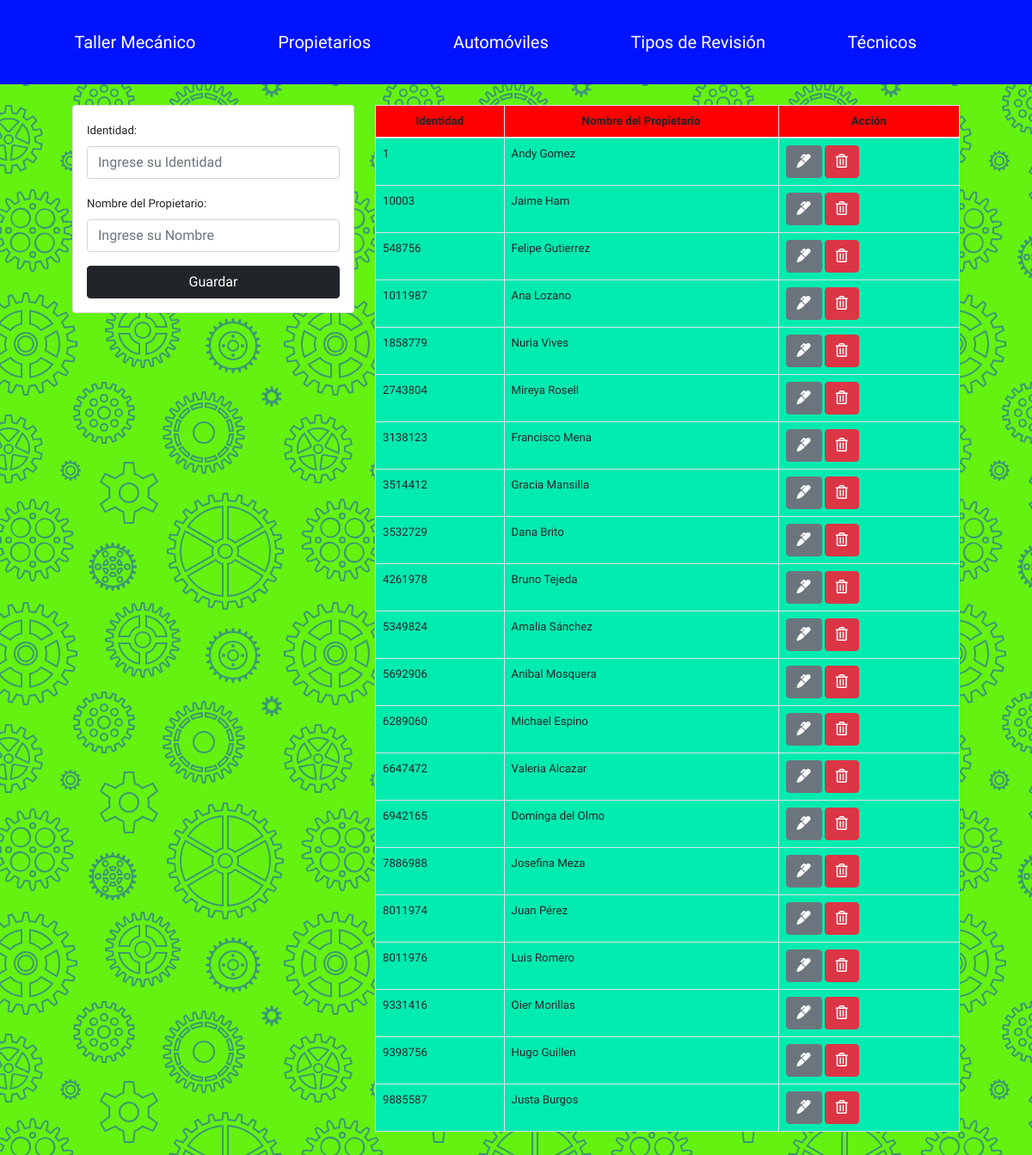
The page /propietarios.php on the database its author committed.
### tables this page shows
CREATE TABLE IF NOT EXISTS `propietarios` (
  `Identidad` int(11) NOT NULL,
  `Nombre_Propietario` varchar(255) NOT NULL,
  PRIMARY KEY (`Identidad`)
);

### propietarios.php (the view, shortened to what this page needs)
<?php
include("db.php");
include("Includes/header.php");
?>
<div class="container p-4">
    <div class="row">
        <div class="col-md-4">
            <div class="card card-body">
                <form action="save_register.php" method = "POST">
                    <div class="form-group">
                        <label>Identidad:</label>
                        <input type="number" name = "Identidad_Prop" class = "form-control" min = "0"
                        placeholder = "Ingrese su Identidad" autofocus>
                    </div>
                    <div class="form-group">
                        <label>Nombre del Propietario:</label>
                        <input type = "text" name="Nombre_Propietario" class = "form-control"
                        placeholder = "Ingrese su Nombre">
                    </div>
                    <input type="submit" class = "btn btn-dark btn-block"
                    name = "Guardar_Propietario" value = "Guardar">
                </form>
            </div>
        </div>
        <div class="col-md-8">
            <table class = "table table-bordered">
                <thead>
                    <tr>
                        <th>Identidad</th>
                        <th>Nombre del Propietario</th>
                        <th>Acci&oacute;n</th>
                    </tr>
                </thead>
                <tbody>
                    <?php
                    $query = "SELECT * FROM propietarios";
                    $result_taller = mysqli_query($conn,$query);
                    while($row = mysqli_fetch_array($result_taller)){?>
                        <tr>
                        <td><?php echo $row['Identidad'] ?></td>
                        <td><?php echo $row['Nombre_Propietario'] ?></td>
                            <td>
                                <a href="edit.php?id_Edit_Prop=<?php echo $row['Identidad']?>" class = "btn btn-secondary">
                                    <i class = "fas fa-marker"></i>
                                </a>
                                <a href="delete_register.php?id_Del_Prop=<?php echo $row['Identidad']?>" class = "btn btn-danger">
                                    <i class = "far fa-trash-alt"></i>
                                </a>
                            </td>
                        </tr>
                   <?php }?>
                </tbody>
            </table>
        </div>
    </div>
</div>
<?php include("Includes/footer.php")?>

### estilos.css (style rules this page uses)
* { margin: 0; box-sizing: border-box; padding: 0; }
body { background:#ffffff ; background-color: #64f211; font-family: 'Andada Pro', serif; }
a { color: #ffffff; text-decoration: #ffffff; list-style: none; }
.table.table-bordered td { background-color: rgb(0, 235, 176); }
.table.table-bordered th { background-color: red; text-align-last: center; }
.container { width: 90%; margin: auto; }

### rows shown on the page
propietarios: Identidad "1", Nombre_Propietario "Andy Gomez"
propietarios: Identidad "10003", Nombre_Propietario "Jaime Ham"
propietarios: Identidad "548756", Nombre_Propietario "Felipe Gutierrez"
propietarios: Identidad "1011987", Nombre_Propietario "Ana Lozano"
propietarios: Identidad "1858779", Nombre_Propietario "Nuria Vives"
propietarios: Identidad "2743804", Nombre_Propietario "Mireya Rosell"
propietarios: Identidad "3138123", Nombre_Propietario "Francisco Mena"
propietarios: Identidad "3514412", Nombre_Propietario "Gracia Mansilla"
propietarios: Identidad "3532729", Nombre_Propietario "Dana Brito"
propietarios: Identidad "4261978", Nombre_Propietario "Bruno Tejeda"
propietarios: Identidad "5349824", Nombre_Propietario "Amalia Sánchez"
propietarios: Identidad "5692906", Nombre_Propietario "Anibal Mosquera"
propietarios: Identidad "6289060", Nombre_Propietario "Michael Espino"
propietarios: Identidad "6647472", Nombre_Propietario "Valeria Alcazar"
propietarios: Identidad "6942165", Nombre_Propietario "Dominga del Olmo"
propietarios: Identidad "7886988", Nombre_Propietario "Josefina Meza"
propietarios: Identidad "8011974", Nombre_Propietario "Juan Pérez"
propietarios: Identidad "8011976", Nombre_Propietario "Luis Romero"
propietarios: Identidad "9331416", Nombre_Propietario "Oier Morillas"
propietarios: Identidad "9398756", Nombre_Propietario "Hugo Guillen"
propietarios: Identidad "9885587", Nombre_Propietario "Justa Burgos"
